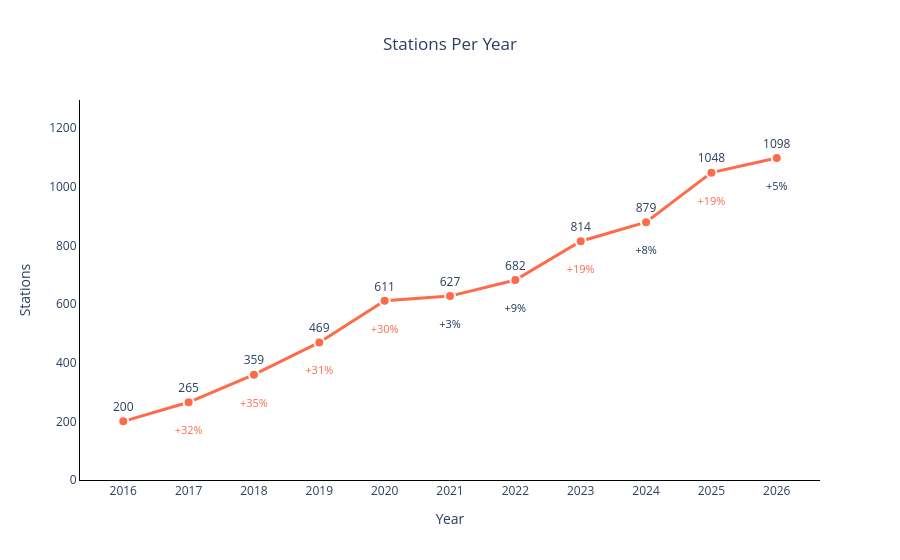

The notebook cell this image was saved under:
### Code cell
stations_yearly = stations_yearly.assign(
    yoy_change=lambda d: d['nr_stations'].diff(),
    yoy_pct_change=lambda d: d['nr_stations'].pct_change(),
)

stations_count_labels = [f"{v}" for v in stations_yearly['nr_stations']]
stations_pct_labels = [
    '' if pd.isna(p) else f"{p:+.0%}"
    for p in stations_yearly['yoy_pct_change']
]
# below 10% YoY growth reads as a slowdown (navy); 10%+ as healthy growth (orange) -
# warm/cool rather than red/green, which is one of the least colorblind-safe
# pairings
stations_pct_colors = [
    '#888888' if pd.isna(p) else ('#1B3A5C' if p < 0.10 else '#FF6B4A')
    for p in stations_yearly['yoy_pct_change']
]
yoy_hover = [
    '' if pd.isna(v) else f"<br><b>YoY change:</b> {v:+.0f}"
    for v in stations_yearly['yoy_change']
]

fig_stations_per_year = go.Figure()

fig_stations_per_year.add_trace(go.Scatter(
    x=stations_yearly['year'],
    y=stations_yearly['nr_stations'],
    mode='lines+markers+text',
    text=stations_count_labels,
    textposition='top center',
    cliponaxis=False,
    line=dict(color="#FF6B4A", width=3),
    marker=dict(color='#FF6B4A', size=10, line=dict(color='white', width=2)),
    customdata=yoy_hover,
    hovertemplate='<b>Year:</b> %{x}<br><b>Value:</b> %{y:,.0f}%{customdata}<extra></extra>',
))

pct_offset = (stations_yearly['nr_stations'].max() - stations_yearly['nr_stations'].min()) * 0.09

fig_stations_per_year.add_trace(go.Scatter(
    x=stations_yearly['year'],
    y=stations_yearly['nr_stations'] - pct_offset,
    mode='text',
    text=stations_pct_labels,
    textposition='bottom center',
    cliponaxis=False,
    textfont=dict(color=stations_pct_colors, size=11),
    hoverinfo='skip',
    showlegend=False,
))

fig_stations_per_year.update_layout(
    title=dict(text='Stations Per Year', x=0.5),
    xaxis=dict(title='Year', tickmode='array', showgrid=False, showline=True, linecolor='black',tickvals=stations_yearly['year']),
    yaxis=dict(title='Stations', showgrid=False, showline=True, linecolor='black', range=[0, stations_yearly['nr_stations'].max() * 1.18]),
    showlegend=False,
    hoverlabel=dict(bgcolor='#FFF8E7', bordercolor='#D9A440', font=dict(color='#1a1a1a', size=13)),
    plot_bgcolor='white',
    paper_bgcolor='white',
    autosize=True,
    margin=dict(t=100),
)

fig_stations_per_year

### Figure 1 — Plotly figure (JSON) as saved in the notebook; plotly's stock layout.template omitted (floating-point values rounded to 4 significant figures)
{"data": [{"cliponaxis": false, "customdata": ["", "<br><b>YoY change:</b> +65", "<br><b>YoY change:</b> +94", "<br><b>YoY change:</b> +110", "<br><b>YoY change:</b> +142", "<br><b>YoY change:</b> +16", "<br><b>YoY change:</b> +55", "<br><b>YoY change:</b> +132", "<br><b>YoY change:</b> +65", "<br><b>YoY change:</b> +169", "<br><b>YoY change:</b> +50"], "hovertemplate": "<b>Year:</b> %{x}<br><b>Value:</b> %{y:,.0f}%{customdata}<extra></extra>", "line": {"color": "#FF6B4A", "width": 3}, "marker": {"color": "#FF6B4A", "line": {"color": "white", "width": 2}, "size": 10}, "mode": "lines+markers+text", "text": ["200", "265", "359", "469", "611", "627", "682", "814", "879", "1048", "1098"], "textposition": "top center", "type": "scatter", "x": [2016, 2017, 2018, 2019, 2020, 2021, 2022, 2023, 2024, 2025, 2026], "y": [200, 265, 359, 469, 611, 627, 682, 814, 879, 1048, 1098]}, {"cliponaxis": false, "hoverinfo": "skip", "mode": "text", "showlegend": false, "text": ["", "+32%", "+35%", "+31%", "+30%", "+3%", "+9%", "+19%", "+8%", "+19%", "+5%"], "textfont": {"color": ["#888888", "#FF6B4A", "#FF6B4A", "#FF6B4A", "#FF6B4A", "#1B3A5C", "#1B3A5C", "#FF6B4A", "#1B3A5C", "#FF6B4A", "#1B3A5C"], "size": 11}, "textposition": "bottom center", "type": "scatter", "x": [2016, 2017, 2018, 2019, 2020, 2021, 2022, 2023, 2024, 2025, 2026], "y": [119.2, 184.2, 278.2, 388.2, 530.2, 546.2, 601.2, 733.2, 798.2, 967.2, 1017.0]}], "layout": {"autosize": true, "hoverlabel": {"bgcolor": "#FFF8E7", "bordercolor": "#D9A440", "font": {"color": "#1a1a1a", "size": 13}}, "margin": {"t": 100}, "paper_bgcolor": "white", "plot_bgcolor": "white", "showlegend": false, "title": {"text": "Stations Per Year", "x": 0.5}, "xaxis": {"linecolor": "black", "showgrid": false, "showline": true, "tickmode": "array", "tickvals": [2016, 2017, 2018, 2019, 2020, 2021, 2022, 2023, 2024, 2025, 2026], "title": {"text": "Year"}}, "yaxis": {"linecolor": "black", "range": [0, 1296.0], "showgrid": false, "showline": true, "title": {"text": "Stations"}}}}
